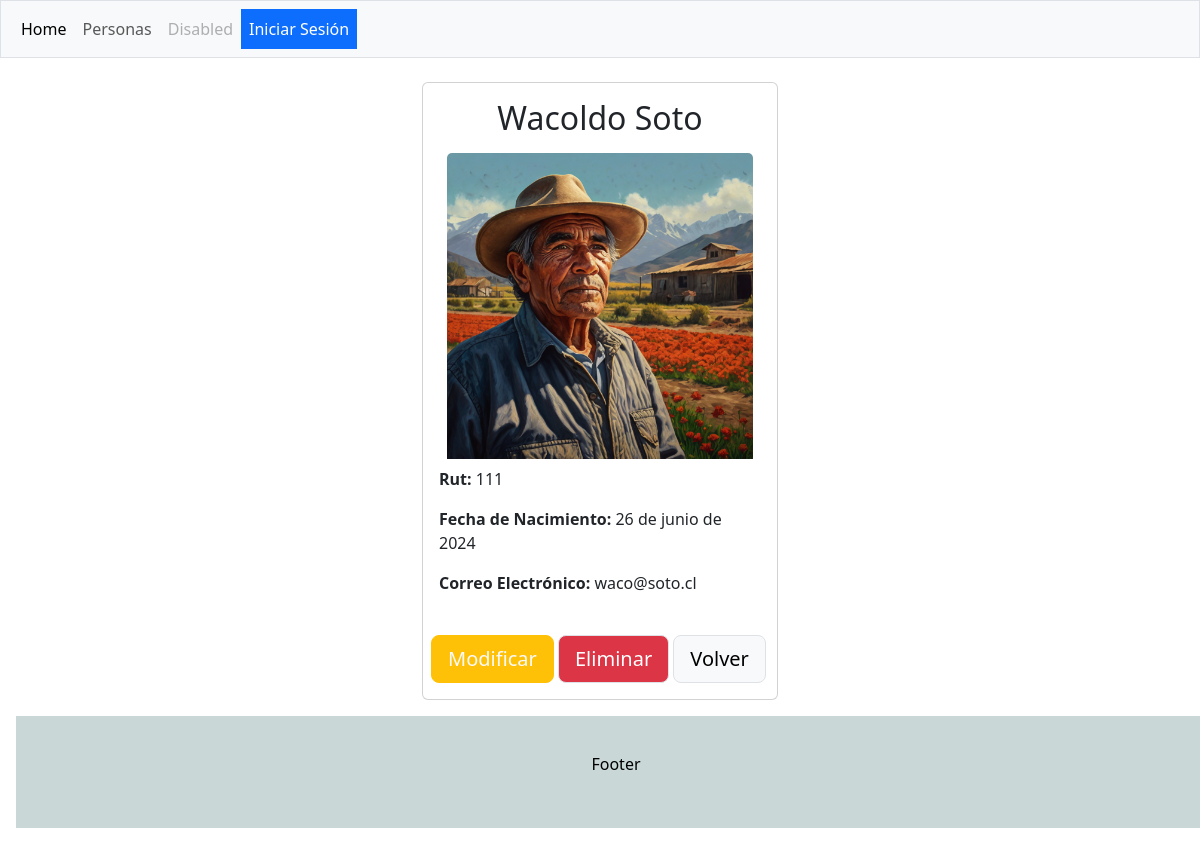
The app's page /detalles/111 with its own data.
### crud/models.py (models this page shows, shortened)
class Persona(models.Model):
    rut=models.CharField(max_length=10, primary_key=True)
    nombre=models.CharField(max_length=50, null=False)
    apellido=models.CharField(max_length=50, null=False)
    f_nacto=models.DateField()
    email=models.EmailField(max_length=100, null=False)
    imagen=models.ImageField(upload_to='personas', null=True)

### crud/views.py (the view)
# urls.py: path('detalles/<id>',detalles, name='detalles'),
def detalles(request, id):
    persona=get_object_or_404(Persona,rut=id)
    datos={
        "persona":persona
    }
    return render(request,'crud/detalles.html',datos)

### crud/templates/crud/detalles.html
{% extends "crud/base.html" %}
{% load static %}
{% block contenido %}
<div class="container mt-4">
    <div class="row">
        <div class="col-sm-4">
        </div>
        <div class="col-sm-4">
            <div>
                <div class="card">
                    <div class="card-body">
                        <h2 class="card-title text-center">{{persona.nombre}} {{persona.apellido}}</h2>
                        <div class="p-2">
                            <img class="card-img-top" src="{{persona.imagen.url}}" alt="Foto" />
                        </div>
                        <p class="card-text"><span style="font-weight:bold;">Rut: </span>{{persona.rut}}</p>
                        <p class="card-text"><span style="font-weight:bold;">Fecha de Nacimiento: </span>{{persona.f_nacto}}</p>
                        <p class="card-text"><span style="font-weight:bold;">Correo Electrónico: </span>{{persona.email}}</p>
                    </div>
                    <div class="mt-3 mb-2 p-2">
                        <a href="{% url 'modificarpersona' persona.rut %}" role="button" class="btn btn-warning btn-lg text-light">Modificar</a>                       </a>
                        <a href="{% url 'eliminarpersona' persona.rut %}" role="button" class="btn btn-danger border btn-lg">Eliminar</a>
                        <a href="{% url 'personas' %}" role="button" class="btn btn-light border btn-lg">Volver</a>
                    </div>
                </div>
            </div>
        </div>
        <div class="col-sm-4"></div>
    </div>
</div>
{% endblock contenido %}

### records on screen
Persona: nombre "Wacoldo", apellido "Soto", imagen (picture), rut "111", f_nacto "26 de junio de 2024", email "waco@soto.cl"
